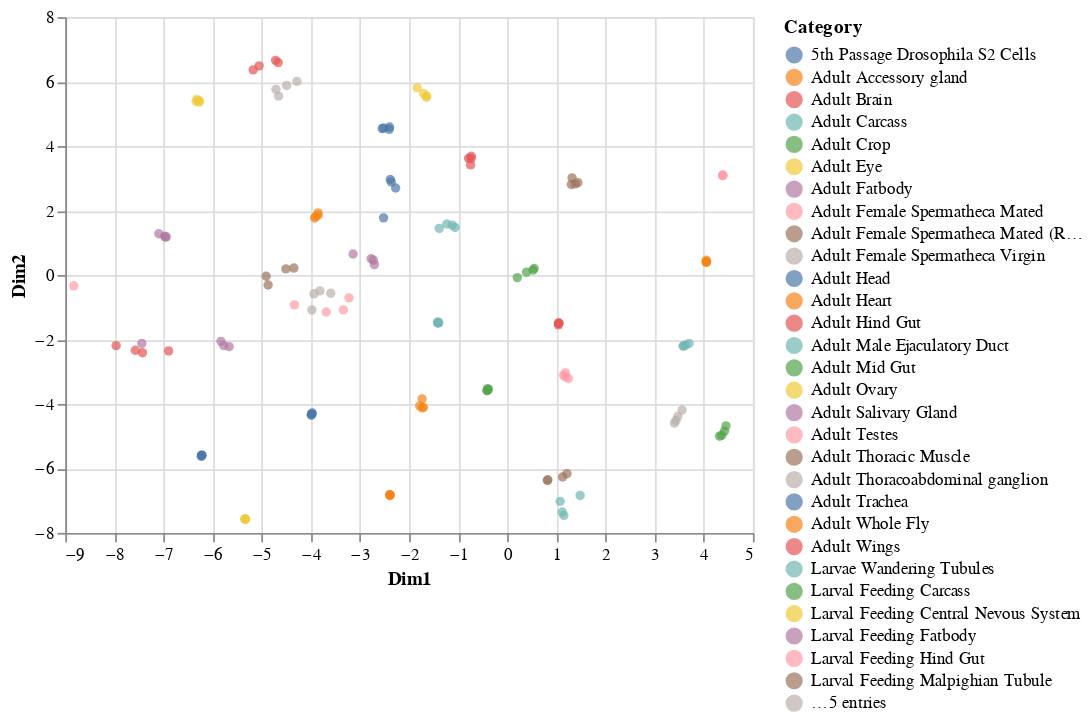

Here is the notebook cell this chart was saved with:
### Code cell
### YOUR CODE HERE
tsne = TSNE(n_components=2, perplexity=50)
expression_tsne = tsne.fit_transform(log_expression.values.T)
plot_two_dimensions(expression_tsne, sample_categories, expression.columns)

### Figure 1 — Vega-Lite specification as saved in the notebook (floating-point values rounded to 4 significant figures; data arrays with more than 128 entries replaced by an {"elided": "..."} marker saying what was removed)
{"config": {"view": {"continuousWidth": 400, "continuousHeight": 300}}, "data": {"name": "data-a4c139697053831dc1eefd2eed865c33"}, "mark": "circle", "encoding": {"color": {"type": "nominal", "field": "Category"}, "tooltip": {"type": "nominal", "field": "Sample"}, "x": {"type": "quantitative", "field": "Dim1"}, "y": {"type": "quantitative", "field": "Dim2"}}, "$schema": "https://vega.github.io/schema/vega-lite/v4.8.1.json", "datasets": {"data-a4c139697053831dc1eefd2eed865c33": {"elided": "136 records"}}}
